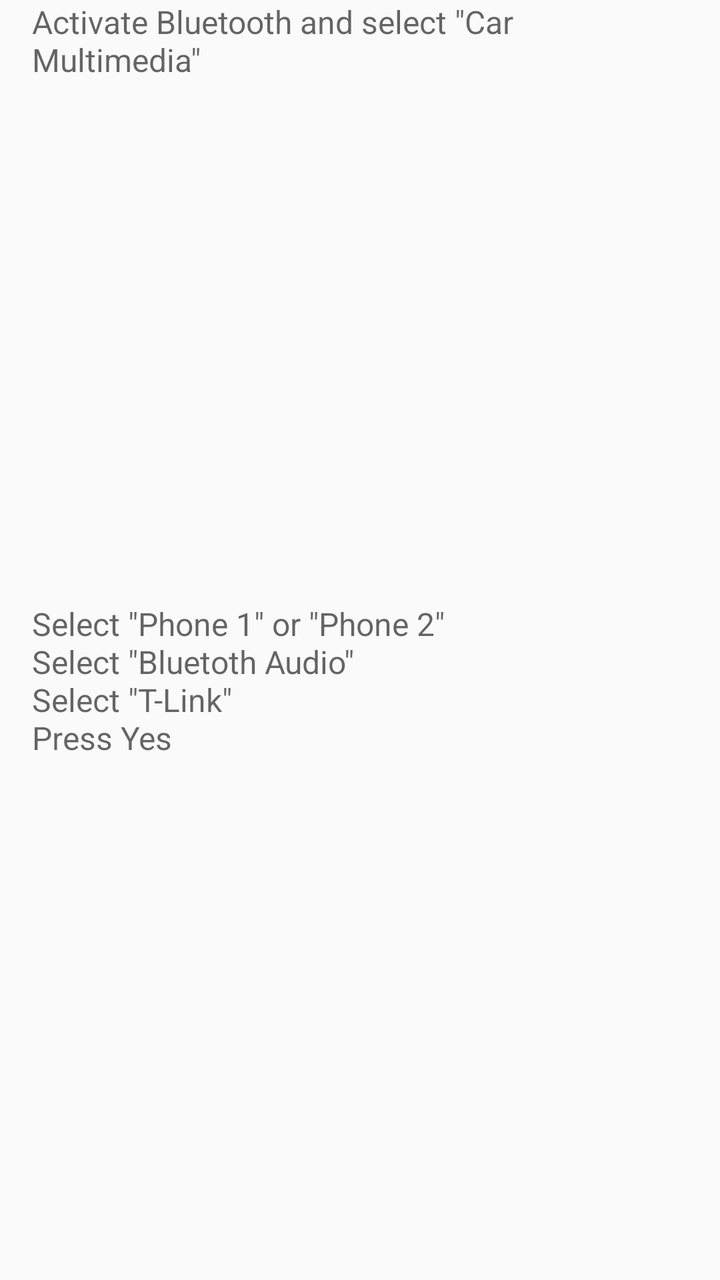
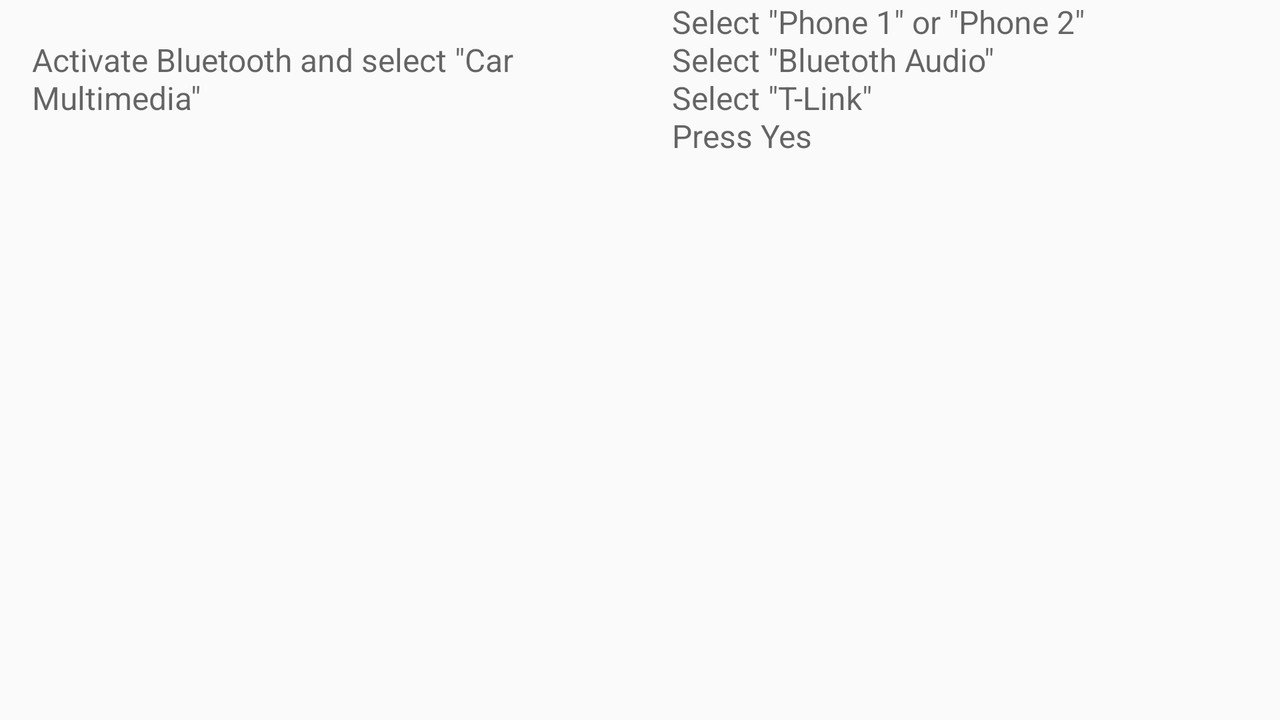

Two renders of one Android screen. The first uses the default layout on a phone; the second uses the alternative layout the repository ships for a different screen configuration, on a matching device. The two XML files are below.
<!-- AndroidManifest.xml: application theme AppTheme -->
<!-- res/layout/fragment_tutorial_bluetooth_page2.xml -->
<android.support.constraint.ConstraintLayout
    xmlns:android="http://schemas.android.com/apk/res/android"
    xmlns:tools="http://schemas.android.com/tools"
    android:layout_width="match_parent"
    android:layout_height="match_parent"
    xmlns:app="http://schemas.android.com/apk/res-auto"
    >

    <LinearLayout
        android:layout_width="match_parent"
        android:layout_height="match_parent"
        android:orientation="vertical"
        >
        <TextView
            android:id="@+id/fragment_tutorial_bluetooth_page2_text1"
            style="@style/TutorialDescriptionStyle"
            android:layout_width="match_parent"
            android:layout_height="wrap_content"
            android:text="@string/SS_81_3102"
            />

        <ImageView
            android:layout_width="match_parent"
            android:layout_height="0dp"
            android:layout_margin="8dp"
            android:layout_weight="1"

            android:src="@mipmap/tutorial_bluetooth_2_1"
            android:scaleType="fitCenter"
            />

        <TextView
            android:id="@+id/fragment_tutorial_bluetooth_page2_text2"
            style="@style/TutorialDescriptionStyle"
            android:layout_width="match_parent"
            android:layout_height="wrap_content"
            android:text="@string/SS_81_3103"
            />

        <ImageView
            android:layout_width="match_parent"
            android:layout_height="0dp"
            android:layout_margin="8dp"
            android:layout_weight="1"

            android:src="@mipmap/tutorial_bluetooth_2_2"
            android:scaleType="fitCenter"
            />
    </LinearLayout>
</android.support.constraint.ConstraintLayout>
<!-- resources referenced by this layout -->
<resources>
  <string name="SS_81_3102">Activate Bluetooth and select \"Car Multimedia\"</string>
  <string name="SS_81_3103">Select \"Phone 1\" or \"Phone 2\"\nSelect \"Bluetoth Audio\"\nSelect \"T-Link\"\nPress "Yes"</string>
  <style name="TutorialDescriptionStyle" parent="TextAppearance.AppCompat.Medium">
          <item name="android:layout_marginStart">16dp</item>
          <item name="android:layout_marginEnd">16dp</item>
  
          <item name="android:textSize">16sp</item>
          <item name="android:minLines">2</item>
          <item name="android:ellipsize">end</item>
      </style>
  <style name="AppTheme" parent="Theme.AppCompat.Light.NoActionBar">
          
          <item name="colorPrimary">@color/colorPrimary</item>
          <item name="colorPrimaryDark">@color/colorPrimaryDark</item>
          <item name="colorAccent">@color/colorAccent</item>
      </style>
  <color name="colorPrimary">#760F25</color>
  <color name="colorPrimaryDark">#510B1B</color>
  <color name="colorAccent">#760F25</color>
</resources>
<!-- res/layout-land/fragment_tutorial_bluetooth_page2.xml (the repository's variant of the layout above) -->
<!-- drawn on the phone turned sideways -->
<android.support.constraint.ConstraintLayout
    xmlns:android="http://schemas.android.com/apk/res/android"
    xmlns:tools="http://schemas.android.com/tools"
    android:layout_width="match_parent"
    android:layout_height="match_parent"
    xmlns:app="http://schemas.android.com/apk/res-auto"
    >

    <LinearLayout
        android:layout_width="match_parent"
        android:layout_height="match_parent"
        android:orientation="vertical"
        >
        <LinearLayout
            android:layout_width="match_parent"
            android:layout_height="wrap_content"
            android:orientation="horizontal"
            >
            <TextView
                android:id="@+id/fragment_tutorial_bluetooth_page2_text1"
                style="@style/TutorialDescriptionStyle"
                android:layout_width="0dp"
                android:layout_height="wrap_content"
                android:layout_weight="1"
                android:layout_gravity="center_vertical"
                android:text="@string/SS_81_3102"
                />
            <TextView
                android:id="@+id/fragment_tutorial_bluetooth_page2_text2"
                style="@style/TutorialDescriptionStyle"
                android:layout_width="0dp"
                android:layout_height="wrap_content"
                android:layout_weight="1"
                android:layout_gravity="center_vertical"
                android:text="@string/SS_81_3103"
                />
        </LinearLayout>

        <LinearLayout
            android:layout_width="match_parent"
            android:layout_height="0dp"
            android:layout_weight="1"
            android:orientation="horizontal"
            >
            <ImageView
                android:layout_width="0dp"
                android:layout_height="match_parent"
                android:layout_weight="1"

                android:src="@mipmap/tutorial_bluetooth_2_1"
                android:scaleType="fitCenter"
                />
            <ImageView
                android:layout_width="0dp"
                android:layout_height="match_parent"
                android:layout_weight="1"

                android:src="@mipmap/tutorial_bluetooth_2_2"
                android:scaleType="fitCenter"
                />
        </LinearLayout>
    </LinearLayout>
</android.support.constraint.ConstraintLayout>
